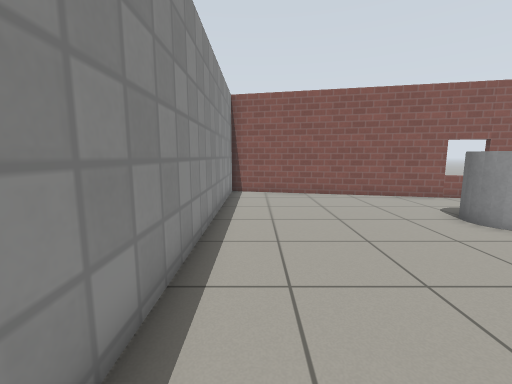
view 1 (above)

16 first-person views from a walk through a world built for the Gazebo simulator. The camera is 0.94 m above the floor, tilts 8° down and sees 90° across. The floor is counted in squares, 0.5 m on a side. Each view is taken from the middle of a square. On the plan, view 1 faces up. The plan holds only what a view shows up to about 15 squares ahead; the rest is blank. Simple patterns stand in for the simulator's built-in surfaces.

view 2
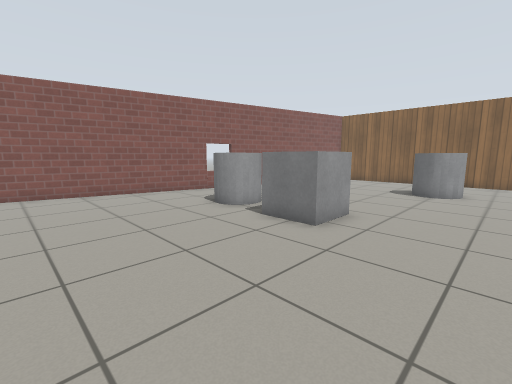

view 3
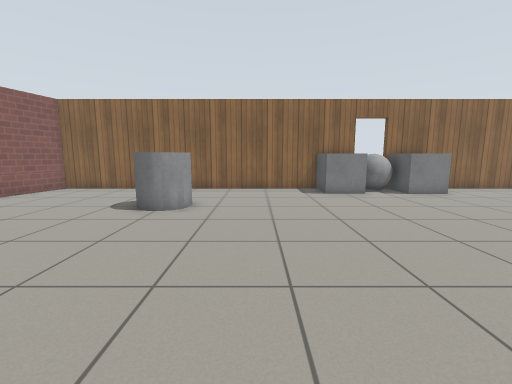

view 4
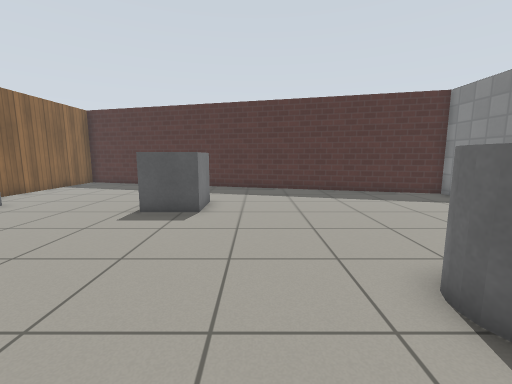

view 5
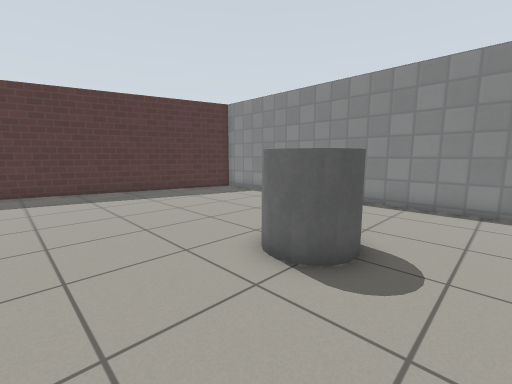

view 6
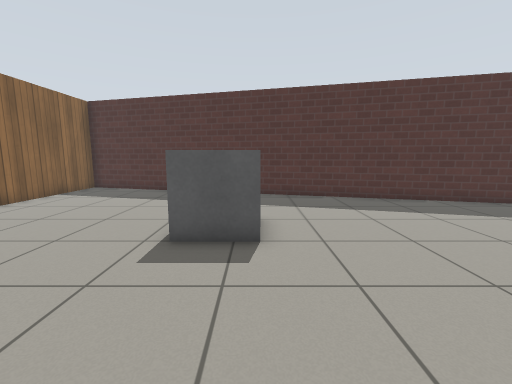

view 7
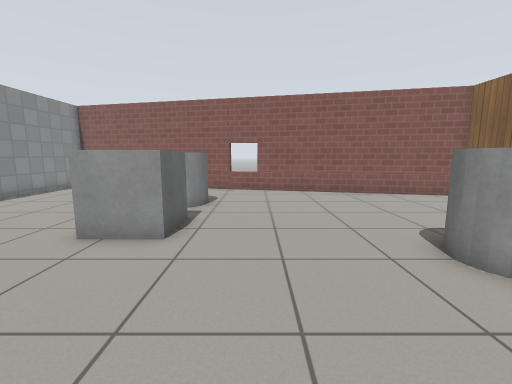

view 8
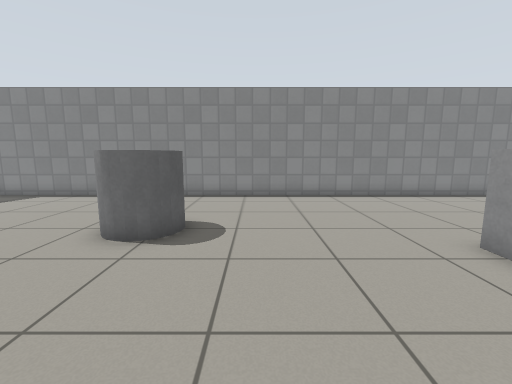

view 9
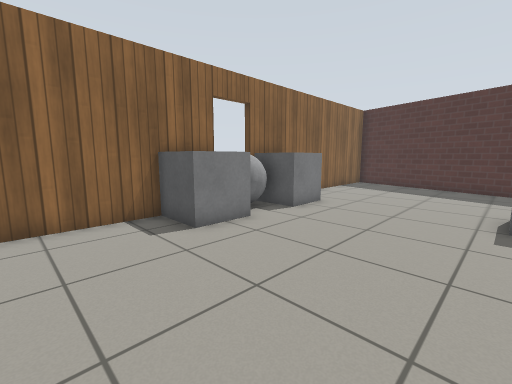

view 10
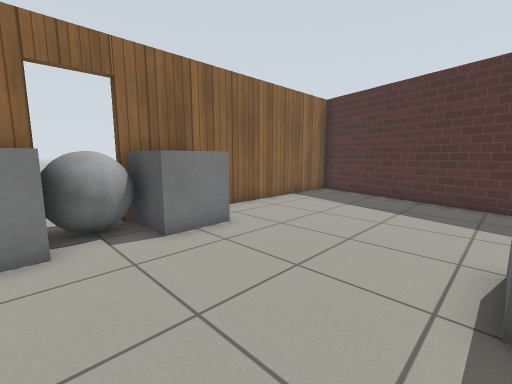

view 11
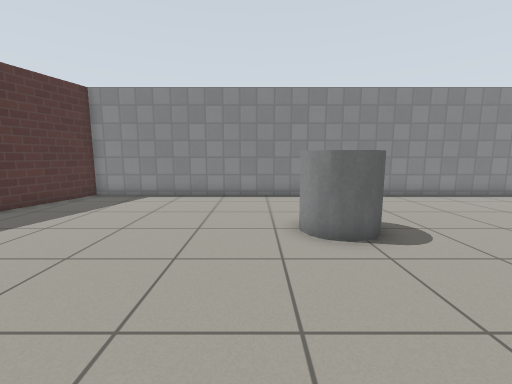

view 12
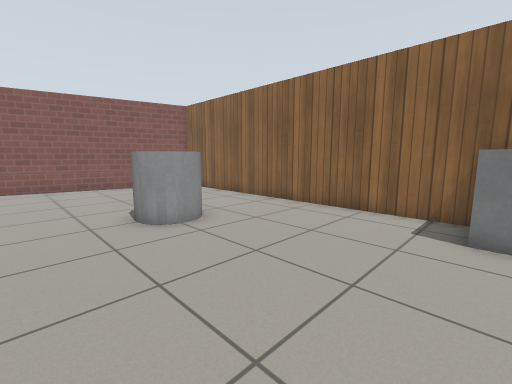

view 13
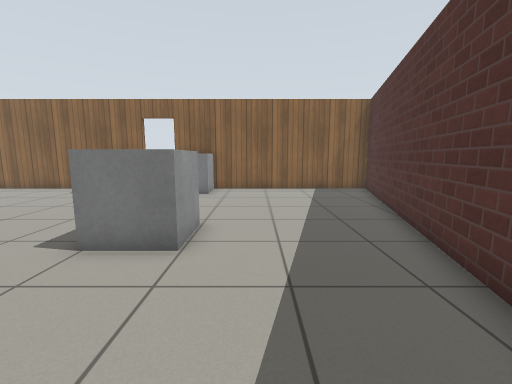

view 14
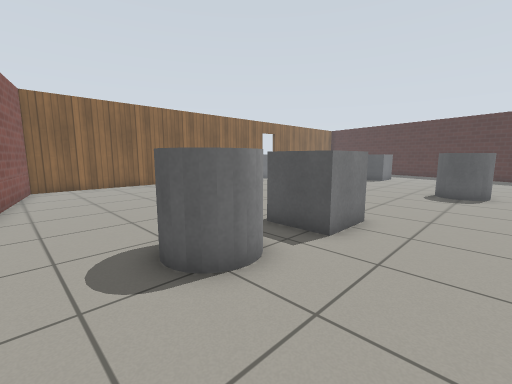

view 15
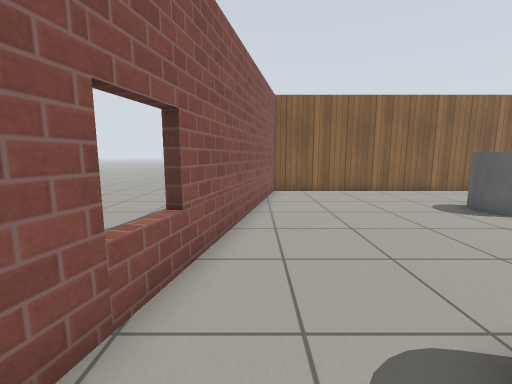

view 16
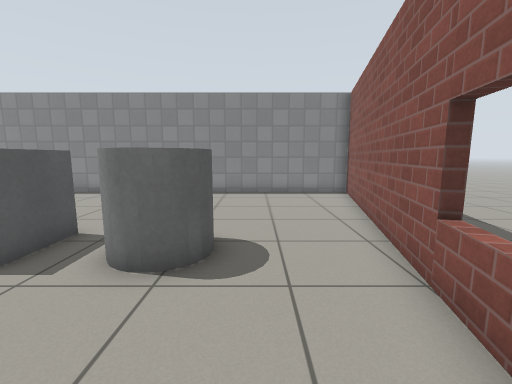

### Floor plan
Key: @ floor where view 1 was taken; # wall or solid block; . floor; = window, fence, low wall or low ledge; C grey cylinder; B grey box; G grey ball.
Columns run from 2 left of view 1 to 20 right of it. Each row starts with its distance up from view 1.
 14 ####            ..
 13 #..#####        ..
 12 #.......###=#
 11 #...........#####
 10 #................#####
  9 #....................##
  8 #........C............#
  7 #.......C C...........#
  6 #........C............#
  5 #.....................#
  4 #.......BBB...........#
  3 #.......BBB...........#
  2 #...............CC....#
  1 #...............CC....#
  0 #.@...................#
 -1 #.....................#
 -2 #.....................#
 -3 #.....................#
 -4 #.....CC..............#
 -5 #.....CC..............#
 -6 #.....CC............BB#
 -7 #...................BB#
 -8 #....................GG
 -9 #....................GG
-10 #...................BB#
-11 #...........BBB.....BB#
-12 #...........BBB.......#
-13 #.....................#
-14 #.....................#
-15 ###...................#
-16   #####...............#
-17       #####...........#
-18           ####........#
-19              #####....#
-20                  ######

Positions as (right, up) in squares from view 1, and headings:
1: (0, 0), facing up
2: (0, -1), facing up-right
3: (5, -2), facing right
4: (8, -2), facing down
5: (9, -2), facing down-left
6: (10, -5), facing down
7: (10, -3), facing up
8: (11, -2), facing left
9: (12, -2), facing down-right
10: (12, -7), facing down-right
11: (11, -7), facing left
12: (11, -6), facing up-right
13: (5, -14), facing right
14: (3, 10), facing down-right
15: (6, 10), facing right
16: (12, 9), facing left
